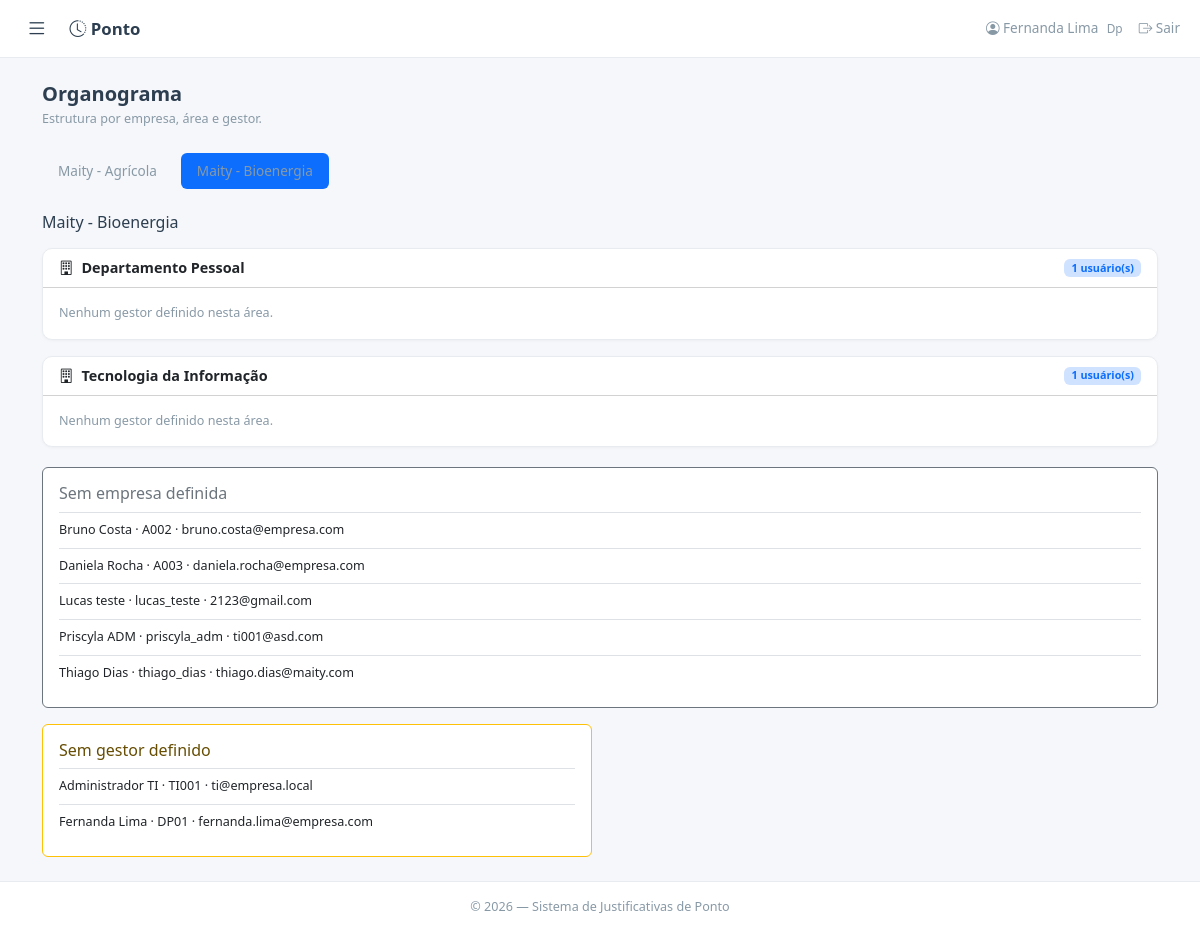
The app's page /organograma?empresa_id=2 (signed in) with its own data.
### models.py (models this page shows)
class Usuario(UserMixin, db.Model):
    __tablename__ = 'usuarios'
    id = db.Column(db.Integer, primary_key=True)
    matricula = db.Column(db.String(20), unique=True, nullable=False)
    nome = db.Column(db.String(100), nullable=False)
    email = db.Column(db.String(120), unique=True, nullable=False)
    senha_hash = db.Column(db.String(256), nullable=False)
    perfil = db.Column(db.String(40), nullable=False)
    gestor_id = db.Column(db.Integer, db.ForeignKey('usuarios.id'), nullable=True)
    area_id = db.Column(db.Integer, db.ForeignKey('areas.id'), nullable=True)
    empresa_id = db.Column(db.Integer, db.ForeignKey('empresas.id'), nullable=True)
    ativo = db.Column(db.Boolean, default=True)
    criado_em = db.Column(db.DateTime, default=lambda: datetime.now(timezone.utc))
    gestor = db.relationship('Usuario', remote_side=[id], backref='subordinados')
    area = db.relationship('Area', backref='usuarios')
    empresa = db.relationship('Empresa', backref='usuarios')
    solicitacoes = db.relationship('Solicitacao', backref='colaborador',
                                   foreign_keys='Solicitacao.colaborador_id', lazy='dynamic')
    def tem_permissao(self, chave):
        if self.perfil == 'ti':
            return True
        return UsuarioPermissao.query.filter_by(usuario_id=self.id, permissao=chave).first() is not None

class Empresa(db.Model):
    __tablename__ = 'empresas'
    id = db.Column(db.Integer, primary_key=True)
    nome = db.Column(db.String(120), unique=True, nullable=False)
    ativo = db.Column(db.Boolean, default=True, nullable=False)
    areas = db.relationship('Area', secondary='area_empresas', back_populates='empresas')

class Area(db.Model):
    __tablename__ = 'areas'
    id = db.Column(db.Integer, primary_key=True)
    nome = db.Column(db.String(100), unique=True, nullable=False)
    ativo = db.Column(db.Boolean, default=True, nullable=False)
    empresas = db.relationship('Empresa', secondary='area_empresas', back_populates='areas')

### app.py (the view)
@app.route('/organograma')
@login_required
@perfil_requerido('dp', 'ti')
def organograma():
    empresas = Empresa.query.filter_by(ativo=True).order_by(Empresa.nome).all()
    empresa_id = request.args.get('empresa_id', type=int)
    empresa = next((item for item in empresas if item.id == empresa_id), None) if empresa_id else None
    empresa = empresa or (empresas[0] if empresas else None)
    usuarios = (Usuario.query.filter_by(ativo=True)
                .options(joinedload(Usuario.empresa), joinedload(Usuario.area), joinedload(Usuario.gestor))
                .order_by(Usuario.nome).all())
    usuarios_empresa = [u for u in usuarios if empresa and u.empresa_id == empresa.id]
    areas = {}
    sem_area = []
    sem_gestor = []
    sem_empresa = [u for u in usuarios if u.empresa_id is None]
    for usuario in usuarios_empresa:
        if usuario.area is None:
            sem_area.append(usuario)
            continue
        area = areas.setdefault(usuario.area.nome, {'gestores': {}, 'usuarios': []})
        area['usuarios'].append(usuario)
        if usuario.gestor is None or usuario.gestor.empresa_id != usuario.empresa_id:
            sem_gestor.append(usuario)
        else:
            area['gestores'].setdefault(usuario.gestor.id, usuario.gestor)
    estrutura = []
    for nome, dados in sorted(areas.items()):
        gestores = []
        for gestor in sorted(dados['gestores'].values(), key=lambda item: item.nome):
            subordinados = [u for u in dados['usuarios'] if u.gestor_id == gestor.id and u.id != gestor.id]
            gestores.append({'usuario': gestor, 'subordinados': subordinados})
        estrutura.append({'nome': nome, 'gestores': gestores, 'usuarios': dados['usuarios']})
    return render_template('organograma.html', empresas=empresas, empresa=empresa,
                           estrutura=estrutura, sem_area=sem_area,
                           sem_gestor=sem_gestor, sem_empresa=sem_empresa)

### app.py (called while the page is built)
@login_manager.user_loader
def load_user(user_id):
    return db.session.get(Usuario, int(user_id))

@app.context_processor
def inject_now():
    return {'now': datetime.now}

def perfil_requerido(*perfis):
    def decorator(f):
        @wraps(f)
        def wrapper(*args, **kwargs):
            if current_user.perfil not in perfis:
                flash('Acesso não autorizado.', 'danger')
                return redirect(request.referrer or url_for('dashboard'))
            return f(*args, **kwargs)
        return wrapper
    return decorator

### templates/organograma.html (shortened to what this page needs)
{% extends "base.html" %}
{% block content %}
<div class="d-flex justify-content-between align-items-center mb-4">
    <div>
        <h5 class="fw-600 mb-1">Organograma</h5>
        <p class="text-muted small mb-0">Estrutura por empresa, área e gestor.</p>
    </div>
</div>
{% if empresas %}
<ul class="nav nav-pills mb-4 gap-2">
    {% for item in empresas %}
    <li class="nav-item">
        <a class="nav-link {% if empresa and item.id == empresa.id %}active{% endif %}"
           href="{{ url_for('organograma', empresa_id=item.id) }}">{{ item.nome }}</a>
    </li>
    {% endfor %}
</ul>
{% if empresa %}
<h6 class="mb-3">{{ empresa.nome }}</h6>
{% endif %}
{% if estrutura %}
<div class="row g-3">
{% for area in estrutura %}
<div class="col-12">
    <div class="card card-clean">
        <div class="card-header bg-transparent d-flex justify-content-between align-items-center">
            <strong><i class="bi bi-building me-2"></i>{{ area.nome }}</strong>
            <span class="badge bg-primary-subtle text-primary">{{ area.usuarios|length }} usuário(s)</span>
        </div>
        <div class="card-body">
            {% if not area.gestores %}<div class="text-muted small">Nenhum gestor definido nesta área.</div>{% endif %}
        </div>
    </div>
</div>
{% endfor %}
</div>
{% else %}<div class="alert alert-info">Nenhum usuário ativo cadastrado nesta empresa.</div>{% endif %}
<div class="row g-3 mt-1">
{% if sem_empresa %}<div class="col-12"><div class="card border-secondary"><div class="card-body"><h6 class="text-secondary">Sem empresa definida</h6>{% for usuario in sem_empresa %}<div class="small border-top py-2">{{ usuario.nome }} · {{ usuario.matricula }} · {{ usuario.email }}</div>{% endfor %}</div></div></div>{% endif %}
{% if sem_gestor %}<div class="col-md-6"><div class="card border-warning"><div class="card-body"><h6 class="text-warning-emphasis">Sem gestor definido</h6>{% for usuario in sem_gestor %}<div class="small border-top py-2">{{ usuario.nome }} · {{ usuario.matricula }} · {{ usuario.email }}</div>{% endfor %}</div></div></div>{% endif %}
</div>
{% else %}<div class="alert alert-info">Nenhuma empresa ativa cadastrada.</div>{% endif %}
{% endblock %}

### templates/base.html (shortened to what this page needs)
<!DOCTYPE html>
<html lang="pt-BR" data-bs-theme="light">
<head>
    <link href="{{ url_for('static', filename='css/bootstrap.min.css') }}" rel="stylesheet">
    <link href="{{ url_for('static', filename='css/bootstrap-icons.min.css') }}" rel="stylesheet">
    <link href="{{ url_for('static', filename='css/style.css') }}" rel="stylesheet">
</head>
<body class="app-layout">
{% if current_user.is_authenticated %}
<header class="topbar"><button class="sidebar-toggle" id="sidebar-toggle" type="button" aria-label="Alternar menu"><i class="bi bi-list"></i></button><a class="navbar-brand" href="{{ url_for('dashboard') }}"><i class="bi bi-clock-history"></i> Ponto</a><span class="topbar-user"><i class="bi bi-person-circle"></i> {{ current_user.nome }} <small>{{ current_user.perfil|capitalize }}</small></span><form method="POST" action="{{ url_for('logout') }}"><input type="hidden" name="csrf_token" value="{{ csrf_token() }}"><button class="nav-link text-danger border-0 bg-transparent" type="submit"><i class="bi bi-box-arrow-right"></i> Sair</button></form></header>
{% endif %}
<div class="toast-container position-fixed top-0 end-0 p-3" style="z-index:9999"></div>
<main class="app-content"><div class="container py-4">{% block content %}{% endblock %}</div></main>
<footer class="app-footer text-center text-muted small py-3">&copy; {{ now().year if now is defined else '2026' }} — Sistema de Justificativas de Ponto</footer>
</body></html>

### static/css/style.css (style rules this page uses)
:root { --color-primary: #3b5998; --color-primary-hover: #2d4373; --color-bg: #f5f7fa; --color-card: #ffffff; --color-border: #e8ecf1; --color-text: #2c3e50; --color-text-muted: #8899a6; --radius: 10px; --shadow-sm: 0 1px 3px rgba(0, 0, 0, 0.04); --shadow-md: 0 4px 16px rgba(0, 0, 0, 0.06); --transition: all 0.2s ease; }
* { box-sizing: border-box; }
body { font-family: 'Segoe UI', -apple-system, BlinkMacSystemFont, Roboto, 'Helvetica Neue', Arial, sans-serif; background-color: var(--color-bg); color: var(--color-text); font-size: 0.9rem; min-height: 100vh; display: flex; flex-direction: column; }
main { flex: 1; }
a { color: var(--color-primary); }
.text-muted { color: var(--color-text-muted) !important; }
.fw-600 { font-weight: 600; }
.app-layout { display:grid; grid-template-columns:240px 1fr; grid-template-rows:58px 1fr auto; min-height:100vh; }
.topbar { grid-column:1/-1; display:flex; align-items:center; gap:1rem; padding:.65rem 1.25rem; background:var(--color-card); border-bottom:1px solid var(--color-border); z-index:10; }
.sidebar-toggle { border:0; background:transparent; font-size:1.35rem; color:var(--color-text); }
.topbar .navbar-brand { color:var(--color-text); text-decoration:none; font-weight:600; }
.topbar-user { margin-left:auto; font-size:.85rem; color:var(--color-text-muted); }
.topbar-user small { margin-left:.3rem; }
.app-content { grid-column:2; min-width:0; }
.app-footer { grid-column:2; }
.app-layout.sidebar-collapsed { grid-template-columns:0 1fr; }
.navbar-brand { font-weight: 600; font-size: 1.05rem; color: var(--color-text) !important; }
.nav-link { font-size: 0.85rem; color: var(--color-text-muted) !important; transition: var(--transition); }
.card-clean { background: var(--color-card); border: 1px solid var(--color-border); border-radius: var(--radius); box-shadow: var(--shadow-sm); transition: var(--transition); }
footer { border-top: 1px solid var(--color-border); background: var(--color-card); }

### records on screen
Usuario: nome "Fernanda Lima", perfil "Dp", nome "Departamento Pessoal", usuarios|length "1", matricula "DP01", email "fernanda.lima@empresa.com"
Empresa: nome "Maity - Agrícola"
Empresa: nome "Maity - Bioenergia"
Usuario: nome "Tecnologia da Informação", usuarios|length "1", nome "Administrador TI", matricula "TI001", email "ti@empresa.local"
Usuario: nome "Bruno Costa", matricula "A002", email "bruno.costa@empresa.com"
Usuario: nome "Daniela Rocha", matricula "A003", email "daniela.rocha@empresa.com"
Usuario: nome "Lucas teste", matricula "lucas_teste", email "2123@gmail.com"
Usuario: nome "Priscyla ADM", matricula "priscyla_adm", email "ti001@asd.com"
Usuario: nome "Thiago Dias", matricula "thiago_dias", email "thiago.dias@maity.com"
